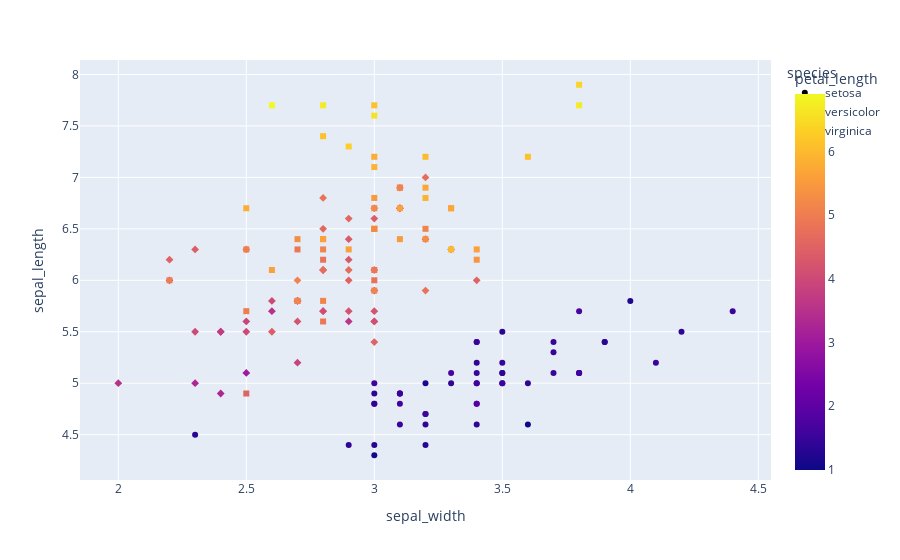

Write notebook code for a chart like this one.
### Code cell
fige=px.scatter(df,x="sepal_width",y="sepal_length",color="petal_length",symbol="species")  #now here colour can have a continuous values as shown below or categorical values as shown above 
fige.show()  #here the markers also change acc to different species

### Figure 1 — Plotly figure (JSON) as saved in the notebook; plotly's stock layout.template omitted (floating-point values rounded to 4 significant figures)
{"data": [{"hovertemplate": "species=setosa<br>sepal_width=%{x}<br>sepal_length=%{y}<br>petal_length=%{marker.color}<extra></extra>", "legendgroup": "setosa", "marker": {"color": [1.4, 1.4, 1.3, 1.5, 1.4, 1.7, 1.4, 1.5, 1.4, 1.5, 1.5, 1.6, 1.4, 1.1, 1.2, 1.5, 1.3, 1.4, 1.7, 1.5, 1.7, 1.5, 1, 1.7, 1.9, 1.6, 1.6, 1.5, 1.4, 1.6, 1.6, 1.5, 1.5, 1.4, 1.5, 1.2, 1.3, 1.5, 1.3, 1.5, 1.3, 1.3, 1.3, 1.6, 1.9, 1.4, 1.6, 1.4, 1.5, 1.4], "coloraxis": "coloraxis", "symbol": "circle"}, "mode": "markers", "name": "setosa", "orientation": "v", "showlegend": true, "type": "scatter", "x": [3.5, 3, 3.2, 3.1, 3.6, 3.9, 3.4, 3.4, 2.9, 3.1, 3.7, 3.4, 3, 3, 4, 4.4, 3.9, 3.5, 3.8, 3.8, 3.4, 3.7, 3.6, 3.3, 3.4, 3, 3.4, 3.5, 3.4, 3.2, 3.1, 3.4, 4.1, 4.2, 3.1, 3.2, 3.5, 3.1, 3, 3.4, 3.5, 2.3, 3.2, 3.5, 3.8, 3, 3.8, 3.2, 3.7, 3.3], "xaxis": "x", "y": [5.1, 4.9, 4.7, 4.6, 5, 5.4, 4.6, 5, 4.4, 4.9, 5.4, 4.8, 4.8, 4.3, 5.8, 5.7, 5.4, 5.1, 5.7, 5.1, 5.4, 5.1, 4.6, 5.1, 4.8, 5, 5, 5.2, 5.2, 4.7, 4.8, 5.4, 5.2, 5.5, 4.9, 5, 5.5, 4.9, 4.4, 5.1, 5, 4.5, 4.4, 5, 5.1, 4.8, 5.1, 4.6, 5.3, 5], "yaxis": "y"}, {"hovertemplate": "species=versicolor<br>sepal_width=%{x}<br>sepal_length=%{y}<br>petal_length=%{marker.color}<extra></extra>", "legendgroup": "versicolor", "marker": {"color": [4.7, 4.5, 4.9, 4, 4.6, 4.5, 4.7, 3.3, 4.6, 3.9, 3.5, 4.2, 4, 4.7, 3.6, 4.4, 4.5, 4.1, 4.5, 3.9, 4.8, 4, 4.9, 4.7, 4.3, 4.4, 4.8, 5, 4.5, 3.5, 3.8, 3.7, 3.9, 5.1, 4.5, 4.5, 4.7, 4.4, 4.1, 4, 4.4, 4.6, 4, 3.3, 4.2, 4.2, 4.2, 4.3, 3, 4.1], "coloraxis": "coloraxis", "symbol": "diamond"}, "mode": "markers", "name": "versicolor", "orientation": "v", "showlegend": true, "type": "scatter", "x": [3.2, 3.2, 3.1, 2.3, 2.8, 2.8, 3.3, 2.4, 2.9, 2.7, 2, 3, 2.2, 2.9, 2.9, 3.1, 3, 2.7, 2.2, 2.5, 3.2, 2.8, 2.5, 2.8, 2.9, 3, 2.8, 3, 2.9, 2.6, 2.4, 2.4, 2.7, 2.7, 3, 3.4, 3.1, 2.3, 3, 2.5, 2.6, 3, 2.6, 2.3, 2.7, 3, 2.9, 2.9, 2.5, 2.8], "xaxis": "x", "y": [7, 6.4, 6.9, 5.5, 6.5, 5.7, 6.3, 4.9, 6.6, 5.2, 5, 5.9, 6, 6.1, 5.6, 6.7, 5.6, 5.8, 6.2, 5.6, 5.9, 6.1, 6.3, 6.1, 6.4, 6.6, 6.8, 6.7, 6, 5.7, 5.5, 5.5, 5.8, 6, 5.4, 6, 6.7, 6.3, 5.6, 5.5, 5.5, 6.1, 5.8, 5, 5.6, 5.7, 5.7, 6.2, 5.1, 5.7], "yaxis": "y"}, {"hovertemplate": "species=virginica<br>sepal_width=%{x}<br>sepal_length=%{y}<br>petal_length=%{marker.color}<extra></extra>", "legendgroup": "virginica", "marker": {"color": [6, 5.1, 5.9, 5.6, 5.8, 6.6, 4.5, 6.3, 5.8, 6.1, 5.1, 5.3, 5.5, 5, 5.1, 5.3, 5.5, 6.7, 6.9, 5, 5.7, 4.9, 6.7, 4.9, 5.7, 6, 4.8, 4.9, 5.6, 5.8, 6.1, 6.4, 5.6, 5.1, 5.6, 6.1, 5.6, 5.5, 4.8, 5.4, 5.6, 5.1, 5.1, 5.9, 5.7, 5.2, 5, 5.2, 5.4, 5.1], "coloraxis": "coloraxis", "symbol": "square"}, "mode": "markers", "name": "virginica", "orientation": "v", "showlegend": true, "type": "scatter", "x": [3.3, 2.7, 3, 2.9, 3, 3, 2.5, 2.9, 2.5, 3.6, 3.2, 2.7, 3, 2.5, 2.8, 3.2, 3, 3.8, 2.6, 2.2, 3.2, 2.8, 2.8, 2.7, 3.3, 3.2, 2.8, 3, 2.8, 3, 2.8, 3.8, 2.8, 2.8, 2.6, 3, 3.4, 3.1, 3, 3.1, 3.1, 3.1, 2.7, 3.2, 3.3, 3, 2.5, 3, 3.4, 3], "xaxis": "x", "y": [6.3, 5.8, 7.1, 6.3, 6.5, 7.6, 4.9, 7.3, 6.7, 7.2, 6.5, 6.4, 6.8, 5.7, 5.8, 6.4, 6.5, 7.7, 7.7, 6, 6.9, 5.6, 7.7, 6.3, 6.7, 7.2, 6.2, 6.1, 6.4, 7.2, 7.4, 7.9, 6.4, 6.3, 6.1, 7.7, 6.3, 6.4, 6, 6.9, 6.7, 6.9, 5.8, 6.8, 6.7, 6.7, 6.3, 6.5, 6.2, 5.9], "yaxis": "y"}], "layout": {"coloraxis": {"colorbar": {"title": {"text": "petal_length"}}, "colorscale": [[0, "#0d0887"], [0.1111, "#46039f"], [0.2222, "#7201a8"], [0.3333, "#9c179e"], [0.4444, "#bd3786"], [0.5556, "#d8576b"], [0.6667, "#ed7953"], [0.7778, "#fb9f3a"], [0.8889, "#fdca26"], [1, "#f0f921"]]}, "legend": {"title": {"text": "species"}, "tracegroupgap": 0}, "margin": {"t": 60}, "xaxis": {"anchor": "y", "domain": [0, 1], "title": {"text": "sepal_width"}}, "yaxis": {"anchor": "x", "domain": [0, 1], "title": {"text": "sepal_length"}}}}
